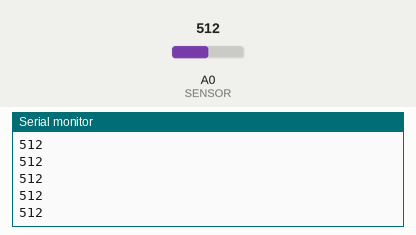
Simulated run of this sketch. Board: Arduino Uno, built with avr-gcc and run on an emulated ATmega328P. Shown: the last lines printed to the serial monitor. The inputs (shaded band) are chosen by the test bench; at power-on: A0 (SENSOR) = 512.

Above: at 1.2 s.
1.3 s: A0 (SENSOR) set to 716
At 1.56 s:
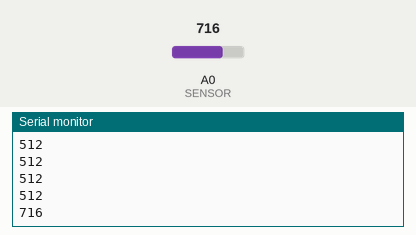
2.8 s: A0 (SENSOR) set to 900
At 2.96 s:
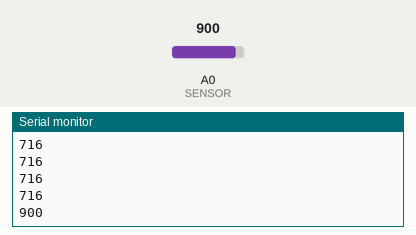
Timing chart, 0 to 5.8 s (numbered marks = the images above; inputs shaded):
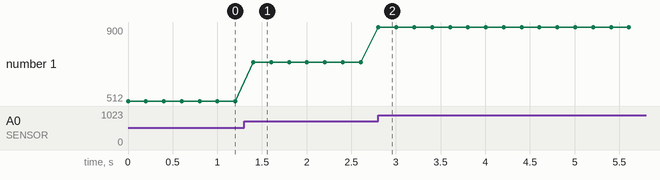

Measured:
- after the input at 1.3 s, the serial monitor: prints a new line after 0.10 s (image 1)
- after the input at 2.8 s, the serial monitor: prints a new line at once (image 2)
- plotted number 1: 512 → 716 after the input at 1.3 s, 716 → 900 after the input at 2.8 s

The sketch:

minimo.ino
```cpp
// TEPT4400: E a GND; C a A0; 10 kohm entre C y 5V.
// UNO R3 A000066. A0 es entrada analógica, sin pull-up.
const byte SENSOR = A0;
void setup() {
  Serial.begin(9600); // Mismo valor en el Monitor serie.
}
void loop() {
  int lectura = analogRead(SENSOR); // ADC de 10 bits: 0..1023.
  Serial.println(lectura); // Valor relativo; no representa lux.
  delay(200); // Cinco muestras por segundo para observar cambios.
}
```
